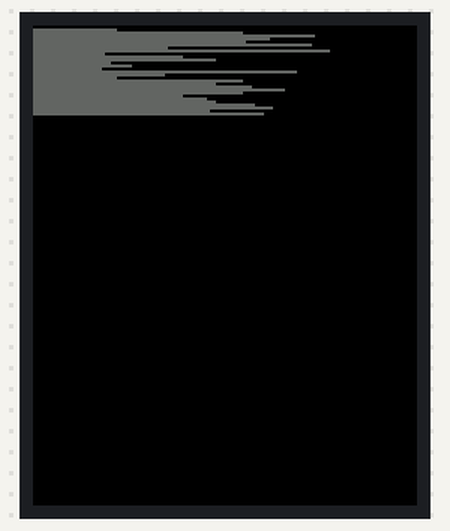
A sketch run on a simulated Arduino Uno, built with avr-gcc and run on an emulated ATmega328P. On the bench: 128×160 colour display. Random numbers use the default seed unless the sketch sets one; what the sketch prints to the serial monitor is not drawn.

Above: at 2.64 s.
At 7.22 s:
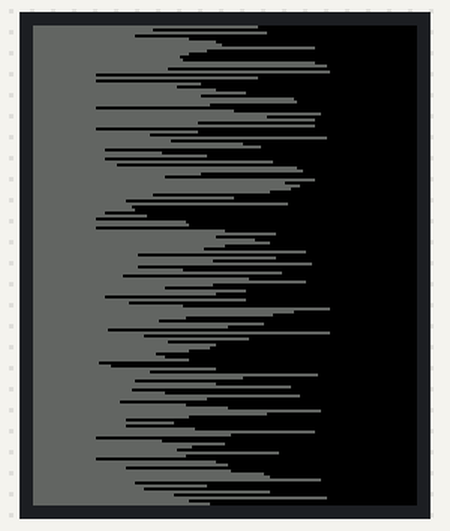
At 11.8 s:
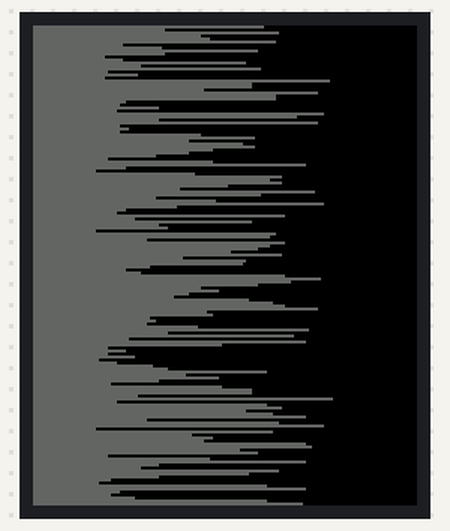
At 20.95 s:
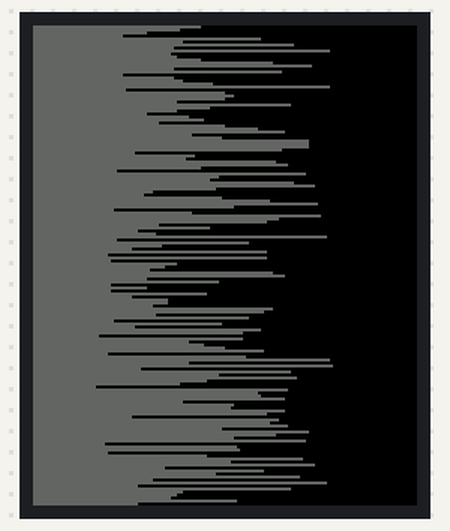
At 30.11 s:
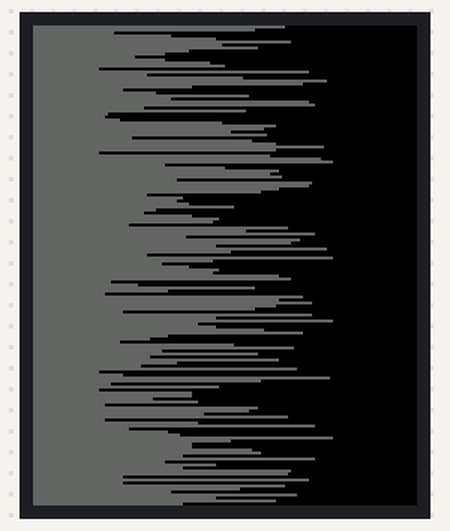
At 39.57 s:
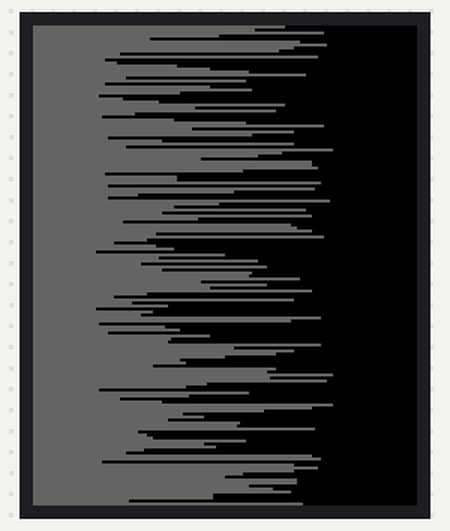

The sketch:

tfttest.ino
```cpp
#include <Adafruit_GFX.h>    // Core graphics library
#include <Adafruit_ST7735.h> // Hardware-specific library for ST7735
#include <Adafruit_ST7789.h> // Hardware-specific library for ST7789
#include <SPI.h>

  #define TFT_CS        10
  #define TFT_RST        9 // Or set to -1 and connect to Arduino RESET pin
  #define TFT_DC         8

#define RGB(r, g, b) (((r&0xF8)<<8)|((g&0xFC)<<3)|(b>>3))

  uint16_t x1,y1,x2,y2, line = 0;

// For 1.44" and 1.8" TFT with ST7735 (including HalloWing) use:
Adafruit_ST7735 tft = Adafruit_ST7735(TFT_CS, TFT_DC, TFT_RST);

float p = 3.1415926;

void setup(void) {
  Serial.begin(9600);
  Serial.print(F("Hello! ST77xx TFT Test"));

  tft.initR(INITR_BLACKTAB);      // Init ST7735S chip, black tab

  Serial.println(F("Initialized"));

  uint16_t time = millis();
  tft.fillScreen(ST77XX_BLACK);
  time = millis() - time;

  Serial.println(time, DEC);
  delay(500);


  // a single pixel
  tft.drawPixel(tft.width()/2, tft.height()/2, ST77XX_GREEN);
  delay(500);

  tft.fillScreen(ST77XX_BLACK);
  Serial.println("done");
  delay(1000);
}

void loop() {
  //tft.invertDisplay(true);
  line = (line +1 ) %160;
  tft.drawLine(0, line, 128, line, RGB(0,0,0));
  x1 = 0;
  y1 = line;
  x2 = random(20,100);
  y2 = line;
  tft.drawLine(x1, y1, x2, y2, RGB(100,100,100));
  delay(10);
}

/*
  tft.fillScreen(ST77XX_BLACK);
  tft.drawFastHLine(0, y, tft.width(), color1);
  tft.drawRect(tft.width()/2 -x/2, tft.height()/2 -x/2 , x, x, color);
  tft.fillRect(tft.width()/2 -x/2, tft.height()/2 -x/2 , x, x, color1);
  tft.fillCircle(x, y, radius, color);
  tft.drawCircle(x, y, radius, color);*/
```
